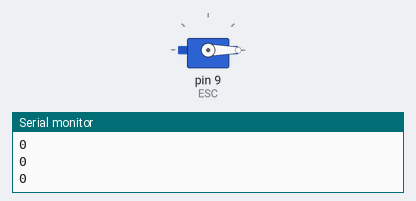
This sketch was run on a simulated Arduino Uno, built with avr-gcc and run on an emulated ATmega328P. On the bench: servo, the last lines printed to the serial monitor.

Above: at 0.15 s.
At 10.14 s:
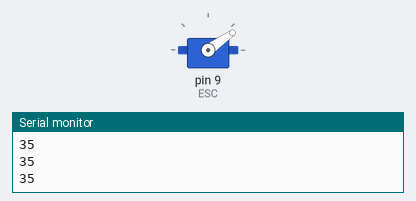
At 20.14 s:
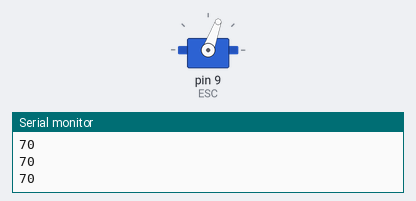
At 39.85 s:
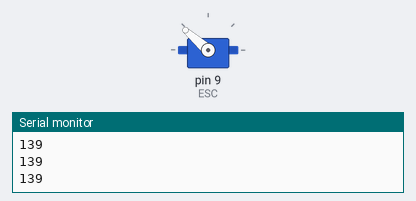
Timing chart, 0 to 40.0 s (numbered marks = the images above):
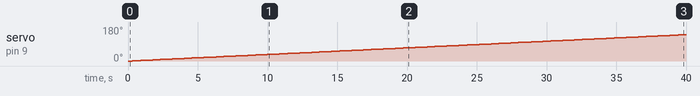

Measured:
- by itself, servo on pin 9 (ESC): moves from 0° to 139° over 39.4 s

The sketch:

bldc_motor.ino.ino
```cpp
#include <Servo.h>
Servo ESC;     // create servo object to control the ESC
int potValue;  // value from the analog pin
void setup() {
  Serial.begin(9600);
  // Attach the ESC on pin 9
  ESC.attach(9,1000,2000); // (pin, min pulse width, max pulse width in microseconds)
}
void loop() {
  for(int i =0;i<1023;i++){
   potValue = i/*analogRead(A5)*/;  // reads the value of the potentiometer (value between 0 and 1023)
  potValue = map(potValue  , 0, 1023, 0, 180);   // scale it to use it with the servo library (value between 0 and 180)
 ESC.write(potValue);// Send the signal to the ESC
 Serial.println(potValue);
 delay(50);

}
}
```
